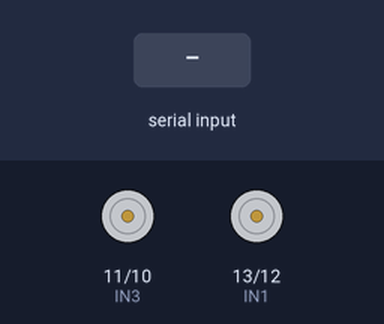
Bench run of a sketch on a simulated Arduino Uno, built with avr-gcc and run on an emulated ATmega328P. Shown: motor-driver pin pairs drawn as motors (green arrow = first pin HIGH = forward, orange = second pin HIGH = backward, longer = more drive). The test bench sets the inputs (shaded band).

Above: at 1.2 s.
1.3 s: "F" received over the second serial link
At 2.5 s:
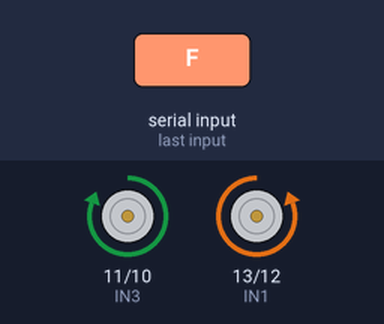
2.8 s: "B" received over the second serial link
At 3.7 s:
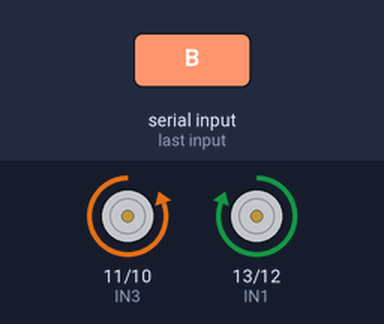
4.3 s: "L" received over the second serial link
At 4.8 s:
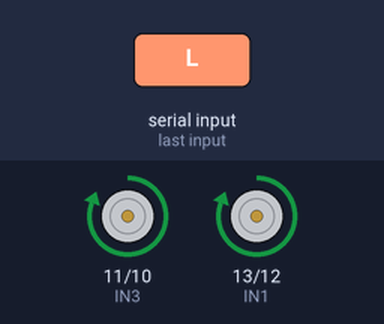
5.8 s: "R" received over the second serial link
At 7.0 s:
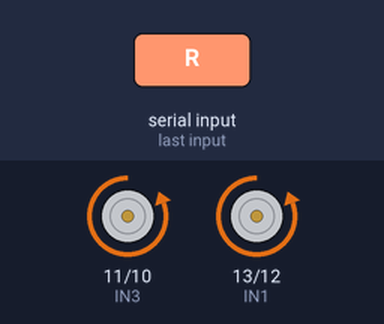
7.3 s: "S" received over the second serial link
At 8.3 s:
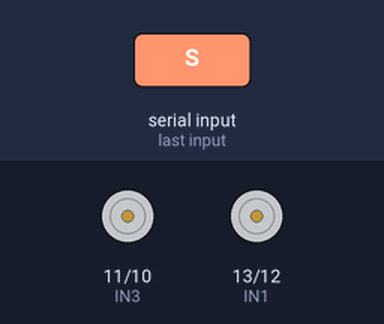
Timing chart, 0 to 9.8 s (numbered marks = the images above; inputs shaded):
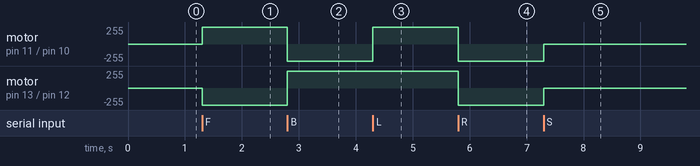

The sketch:

Aula2.ino
```cpp
#include <SoftwareSerial.h>
SoftwareSerial bluetooth(2,3); //rx, tx

//motor a
#define IN1 13
#define IN2 12

//motor b
#define IN3 11
#define IN4 10

int state_rec;
char state;

void setup() {
  //Inicializa as portas como entrada e saída.
  pinMode(IN1, OUTPUT);
  pinMode(IN2, OUTPUT);
  pinMode(IN3, OUTPUT);
  pinMode(IN4, OUTPUT);

  //Inicializa a comunicação serial em 9600 bits.
  bluetooth.begin(9600);

}

void loop() {
  while (bluetooth.available()){
    state = bluetooth.read();

    // Se o estado recebido for igual a 'F', o carro se movimenta para frente.
    if(state == 'F'){
      forward();
    }
    else if(state == 'B'){// Se o estado recebido for igual a 'B', o carro se movimenta para trás.
      backward();
    }
    else if(state == 'L'){// Se o estado recebido for igual a 'L', o carro se movimenta para esquerda.
      left();
    }
    else if(state == 'R'){// Se o estado recebido for igual a 'R', o carro se movimenta para direita.
      right();
    }
    else if(state == 'S'){// Se o estado recebido for igual a 'S', o carro permanece parado.
      Stop();
    }
    else{
      Stop();
    }
  }
}

  void forward(){
      digitalWrite(IN1, LOW);
      digitalWrite(IN2, HIGH);
      digitalWrite(IN3, HIGH);
      digitalWrite(IN4, LOW);
  }

  void backward(){
      digitalWrite(IN1, HIGH);
      digitalWrite(IN2, LOW);
      digitalWrite(IN3, LOW);
      digitalWrite(IN4, HIGH);
  }

  void left(){
      digitalWrite(IN1, HIGH);
      digitalWrite(IN2, LOW);
      digitalWrite(IN3, HIGH);
      digitalWrite(IN4, LOW);
  }

  void right(){
      digitalWrite(IN1, LOW);
      digitalWrite(IN2, HIGH);
      digitalWrite(IN3, LOW);
      digitalWrite(IN4, HIGH);
  }

  void Stop(){
      digitalWrite(IN1, LOW);
      digitalWrite(IN2, LOW);
      digitalWrite(IN3, LOW);
      digitalWrite(IN4, LOW);
  }
```

Measured:
- after the input at 1.3 s, motor on pin 11 (IN3) / pin 10 (IN4): stopped → forward 255/255 at once; motor on pin 13 (IN1) / pin 12 (IN2): stopped → backward 255/255 at once
- after the input at 2.8 s, motor on pin 11 (IN3) / pin 10 (IN4): forward 255/255 → backward 255/255 at once; motor on pin 13 (IN1) / pin 12 (IN2): backward 255/255 → forward 255/255 at once
- after the input at 4.3 s, motor on pin 11 (IN3) / pin 10 (IN4): backward 255/255 → forward 255/255 at once
- after the input at 5.8 s, motor on pin 11 (IN3) / pin 10 (IN4), motor on pin 13 (IN1) / pin 12 (IN2): forward 255/255 → backward 255/255 at once
- after the input at 7.3 s, motor on pin 11 (IN3) / pin 10 (IN4), motor on pin 13 (IN1) / pin 12 (IN2): backward 255/255 → stopped at once
